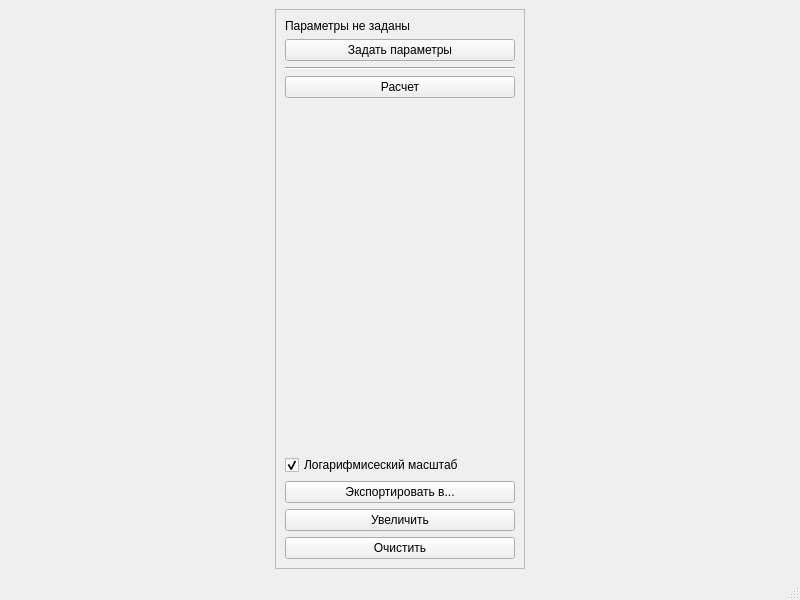
<?xml version="1.0" encoding="UTF-8"?>
<ui version="4.0">
 <class>PlotWindow</class>
 <widget class="QMainWindow" name="PlotWindow">
  <property name="geometry">
   <rect>
    <x>0</x>
    <y>0</y>
    <width>800</width>
    <height>600</height>
   </rect>
  </property>
  <property name="windowTitle">
   <string>Применение преобразования Уолша</string>
  </property>
  <widget class="QWidget" name="centralwidget">
   <layout class="QHBoxLayout" name="horizontalLayout">
    <item>
     <widget class="QFrame" name="frame">
      <property name="maximumSize">
       <size>
        <width>250</width>
        <height>16777215</height>
       </size>
      </property>
      <property name="frameShape">
       <enum>QFrame::StyledPanel</enum>
      </property>
      <property name="frameShadow">
       <enum>QFrame::Raised</enum>
      </property>
      <layout class="QVBoxLayout" name="verticalLayout">
       <item>
        <widget class="QLabel" name="label">
         <property name="text">
          <string>Параметры не заданы</string>
         </property>
        </widget>
       </item>
       <item>
        <widget class="QPushButton" name="paramsButton">
         <property name="text">
          <string>Задать параметры</string>
         </property>
        </widget>
       </item>
       <item>
        <widget class="Line" name="line">
         <property name="orientation">
          <enum>Qt::Horizontal</enum>
         </property>
        </widget>
       </item>
       <item>
        <widget class="QPushButton" name="calculateButton">
         <property name="text">
          <string>Расчет</string>
         </property>
        </widget>
       </item>
       <item>
        <spacer name="verticalSpacer">
         <property name="orientation">
          <enum>Qt::Vertical</enum>
         </property>
         <property name="sizeHint" stdset="0">
          <size>
           <width>20</width>
           <height>418</height>
          </size>
         </property>
        </spacer>
       </item>
       <item>
        <widget class="QCheckBox" name="logCheckBox">
         <property name="autoFillBackground">
          <bool>false</bool>
         </property>
         <property name="text">
          <string>Логарифмисеский масштаб</string>
         </property>
         <property name="checked">
          <bool>true</bool>
         </property>
        </widget>
       </item>
       <item>
        <widget class="QPushButton" name="exportButton">
         <property name="text">
          <string>Экспортировать в...</string>
         </property>
        </widget>
       </item>
       <item>
        <widget class="QPushButton" name="zoomPushButton">
         <property name="text">
          <string>Увеличить</string>
         </property>
         <property name="checkable">
          <bool>true</bool>
         </property>
         <property name="checked">
          <bool>false</bool>
         </property>
         <property name="autoDefault">
          <bool>false</bool>
         </property>
         <property name="default">
          <bool>false</bool>
         </property>
         <property name="flat">
          <bool>false</bool>
         </property>
        </widget>
       </item>
       <item>
        <widget class="QPushButton" name="cleanPushButton">
         <property name="text">
          <string>Очистить</string>
         </property>
        </widget>
       </item>
      </layout>
     </widget>
    </item>
    <item>
     <layout class="QVBoxLayout" name="plotLayout"/>
    </item>
   </layout>
  </widget>
  <widget class="QMenuBar" name="menubar">
   <property name="geometry">
    <rect>
     <x>0</x>
     <y>0</y>
     <width>800</width>
     <height>22</height>
    </rect>
   </property>
  </widget>
  <widget class="QStatusBar" name="statusbar"/>
 </widget>
 <resources/>
 <connections/>
</ui>
